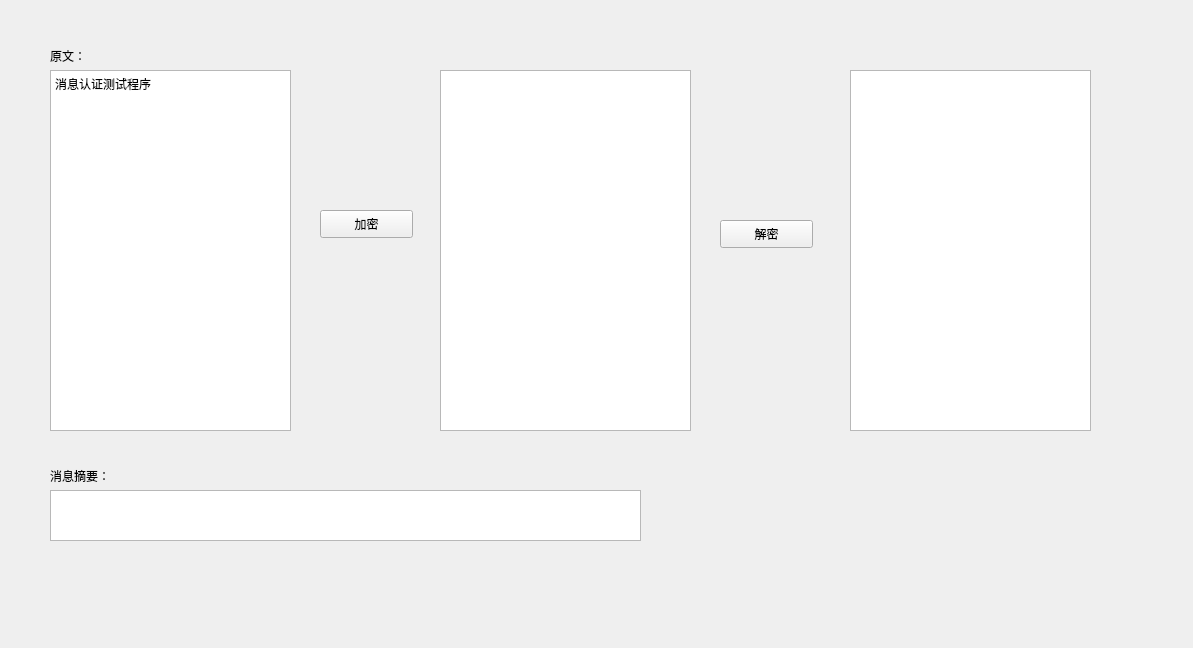
<?xml version="1.0" encoding="UTF-8"?>
<ui version="4.0">
 <class>MainWindow</class>
 <widget class="QMainWindow" name="MainWindow">
  <property name="geometry">
   <rect>
    <x>0</x>
    <y>0</y>
    <width>1193</width>
    <height>648</height>
   </rect>
  </property>
  <property name="windowTitle">
   <string>MainWindow</string>
  </property>
  <widget class="QWidget" name="centralWidget">
   <widget class="QPlainTextEdit" name="plain">
    <property name="geometry">
     <rect>
      <x>50</x>
      <y>70</y>
      <width>241</width>
      <height>361</height>
     </rect>
    </property>
    <property name="plainText">
     <string>消息认证测试程序</string>
    </property>
   </widget>
   <widget class="QPlainTextEdit" name="cipher">
    <property name="geometry">
     <rect>
      <x>440</x>
      <y>70</y>
      <width>251</width>
      <height>361</height>
     </rect>
    </property>
   </widget>
   <widget class="QPlainTextEdit" name="deco_plain">
    <property name="geometry">
     <rect>
      <x>850</x>
      <y>70</y>
      <width>241</width>
      <height>361</height>
     </rect>
    </property>
   </widget>
   <widget class="QPushButton" name="encode">
    <property name="geometry">
     <rect>
      <x>320</x>
      <y>210</y>
      <width>93</width>
      <height>28</height>
     </rect>
    </property>
    <property name="text">
     <string>加密</string>
    </property>
   </widget>
   <widget class="QPushButton" name="decode">
    <property name="geometry">
     <rect>
      <x>720</x>
      <y>220</y>
      <width>93</width>
      <height>28</height>
     </rect>
    </property>
    <property name="text">
     <string>解密</string>
    </property>
   </widget>
   <widget class="QTextEdit" name="absM">
    <property name="geometry">
     <rect>
      <x>50</x>
      <y>490</y>
      <width>591</width>
      <height>51</height>
     </rect>
    </property>
   </widget>
   <widget class="QLabel" name="label">
    <property name="geometry">
     <rect>
      <x>50</x>
      <y>40</y>
      <width>51</width>
      <height>31</height>
     </rect>
    </property>
    <property name="text">
     <string>原文：</string>
    </property>
   </widget>
   <widget class="QLabel" name="label_2">
    <property name="geometry">
     <rect>
      <x>50</x>
      <y>460</y>
      <width>101</width>
      <height>31</height>
     </rect>
    </property>
    <property name="text">
     <string>消息摘要：</string>
    </property>
   </widget>
  </widget>
 </widget>
 <layoutdefault spacing="6" margin="11"/>
 <resources/>
 <connections/>
</ui>
